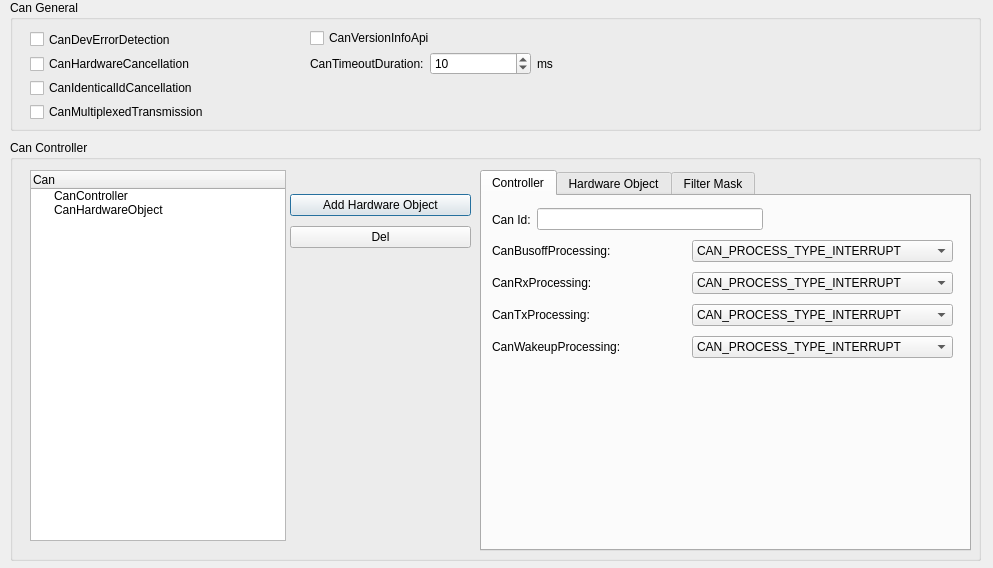
<?xml version="1.0" encoding="UTF-8"?>
<ui version="4.0">
 <class>DlgCanMC9S12DP512</class>
 <widget class="QDialog" name="DlgCanMC9S12DP512">
  <property name="geometry">
   <rect>
    <x>0</x>
    <y>0</y>
    <width>993</width>
    <height>568</height>
   </rect>
  </property>
  <property name="windowTitle">
   <string>MSCAN(MC9S12DP512)  Autosar</string>
  </property>
  <property name="styleSheet">
   <string notr="true">font: 12pt &quot;Consolas&quot;;</string>
  </property>
  <widget class="QGroupBox" name="groupBox">
   <property name="geometry">
    <rect>
     <x>10</x>
     <y>0</y>
     <width>971</width>
     <height>131</height>
    </rect>
   </property>
   <property name="title">
    <string>Can General</string>
   </property>
   <widget class="QCheckBox" name="checkBox">
    <property name="geometry">
     <rect>
      <x>300</x>
      <y>30</y>
      <width>171</width>
      <height>16</height>
     </rect>
    </property>
    <property name="text">
     <string>CanVersionInfoApi</string>
    </property>
   </widget>
   <widget class="QWidget" name="layoutWidget">
    <property name="geometry">
     <rect>
      <x>20</x>
      <y>30</y>
      <width>261</width>
      <height>91</height>
     </rect>
    </property>
    <layout class="QVBoxLayout" name="verticalLayout">
     <item>
      <widget class="QCheckBox" name="cbxDet">
       <property name="text">
        <string>CanDevErrorDetection</string>
       </property>
      </widget>
     </item>
     <item>
      <widget class="QCheckBox" name="cbxDet_2">
       <property name="text">
        <string>CanHardwareCancellation</string>
       </property>
      </widget>
     </item>
     <item>
      <widget class="QCheckBox" name="cbxDet_3">
       <property name="text">
        <string>CanIdenticalIdCancellation</string>
       </property>
      </widget>
     </item>
     <item>
      <widget class="QCheckBox" name="cbxDet_4">
       <property name="text">
        <string>CanMultiplexedTransmission</string>
       </property>
      </widget>
     </item>
    </layout>
   </widget>
   <widget class="QWidget" name="layoutWidget">
    <property name="geometry">
     <rect>
      <x>300</x>
      <y>50</y>
      <width>311</width>
      <height>27</height>
     </rect>
    </property>
    <layout class="QHBoxLayout" name="horizontalLayout">
     <item>
      <widget class="QLabel" name="label">
       <property name="text">
        <string>CanTimeoutDuration:</string>
       </property>
      </widget>
     </item>
     <item>
      <widget class="QSpinBox" name="spinBox">
       <property name="minimumSize">
        <size>
         <width>101</width>
         <height>0</height>
        </size>
       </property>
       <property name="minimum">
        <number>1</number>
       </property>
       <property name="maximum">
        <number>65535</number>
       </property>
       <property name="value">
        <number>10</number>
       </property>
      </widget>
     </item>
     <item>
      <widget class="QLabel" name="label_2">
       <property name="text">
        <string>ms</string>
       </property>
      </widget>
     </item>
    </layout>
   </widget>
   <zorder>layoutWidget</zorder>
   <zorder>layoutWidget</zorder>
   <zorder>checkBox</zorder>
  </widget>
  <widget class="QGroupBox" name="groupBox_2">
   <property name="geometry">
    <rect>
     <x>10</x>
     <y>140</y>
     <width>971</width>
     <height>421</height>
    </rect>
   </property>
   <property name="title">
    <string>Can Controller</string>
   </property>
   <widget class="QTreeWidget" name="treeWidget">
    <property name="geometry">
     <rect>
      <x>20</x>
      <y>30</y>
      <width>256</width>
      <height>371</height>
     </rect>
    </property>
    <column>
     <property name="text">
      <string>Can</string>
     </property>
    </column>
    <item>
     <property name="text">
      <string>CanController </string>
     </property>
    </item>
    <item>
     <property name="text">
      <string>CanHardwareObject </string>
     </property>
    </item>
   </widget>
   <widget class="QTabWidget" name="tabWidget">
    <property name="geometry">
     <rect>
      <x>470</x>
      <y>30</y>
      <width>491</width>
      <height>381</height>
     </rect>
    </property>
    <property name="currentIndex">
     <number>0</number>
    </property>
    <widget class="QWidget" name="tab">
     <attribute name="title">
      <string>Controller</string>
     </attribute>
     <widget class="QWidget" name="">
      <property name="geometry">
       <rect>
        <x>10</x>
        <y>40</y>
        <width>461</width>
        <height>128</height>
       </rect>
      </property>
      <layout class="QVBoxLayout" name="verticalLayout_3">
       <item>
        <layout class="QHBoxLayout" name="horizontalLayout_2">
         <item>
          <widget class="QLabel" name="label_3">
           <property name="text">
            <string>CanBusoffProcessing:</string>
           </property>
          </widget>
         </item>
         <item>
          <widget class="QComboBox" name="comboBox">
           <property name="minimumSize">
            <size>
             <width>261</width>
             <height>0</height>
            </size>
           </property>
           <item>
            <property name="text">
             <string>CAN_PROCESS_TYPE_INTERRUPT</string>
            </property>
           </item>
           <item>
            <property name="text">
             <string>CAN_PROCESS_TYPE_POLLING</string>
            </property>
           </item>
          </widget>
         </item>
        </layout>
       </item>
       <item>
        <layout class="QHBoxLayout" name="horizontalLayout_3">
         <item>
          <widget class="QLabel" name="label_4">
           <property name="text">
            <string>CanRxProcessing:</string>
           </property>
          </widget>
         </item>
         <item>
          <widget class="QComboBox" name="comboBox_3">
           <property name="minimumSize">
            <size>
             <width>261</width>
             <height>0</height>
            </size>
           </property>
           <item>
            <property name="text">
             <string>CAN_PROCESS_TYPE_INTERRUPT</string>
            </property>
           </item>
           <item>
            <property name="text">
             <string>CAN_PROCESS_TYPE_POLLING</string>
            </property>
           </item>
          </widget>
         </item>
        </layout>
       </item>
       <item>
        <layout class="QHBoxLayout" name="horizontalLayout_4">
         <item>
          <widget class="QLabel" name="label_5">
           <property name="text">
            <string>CanTxProcessing:</string>
           </property>
          </widget>
         </item>
         <item>
          <widget class="QComboBox" name="comboBox_4">
           <property name="minimumSize">
            <size>
             <width>261</width>
             <height>0</height>
            </size>
           </property>
           <item>
            <property name="text">
             <string>CAN_PROCESS_TYPE_INTERRUPT</string>
            </property>
           </item>
           <item>
            <property name="text">
             <string>CAN_PROCESS_TYPE_POLLING</string>
            </property>
           </item>
          </widget>
         </item>
        </layout>
       </item>
       <item>
        <layout class="QHBoxLayout" name="horizontalLayout_5">
         <item>
          <widget class="QLabel" name="label_6">
           <property name="text">
            <string>CanWakeupProcessing:</string>
           </property>
          </widget>
         </item>
         <item>
          <widget class="QComboBox" name="comboBox_5">
           <property name="minimumSize">
            <size>
             <width>261</width>
             <height>0</height>
            </size>
           </property>
           <item>
            <property name="text">
             <string>CAN_PROCESS_TYPE_INTERRUPT</string>
            </property>
           </item>
           <item>
            <property name="text">
             <string>CAN_PROCESS_TYPE_POLLING</string>
            </property>
           </item>
          </widget>
         </item>
        </layout>
       </item>
      </layout>
     </widget>
     <widget class="QWidget" name="">
      <property name="geometry">
       <rect>
        <x>10</x>
        <y>10</y>
        <width>271</width>
        <height>27</height>
       </rect>
      </property>
      <layout class="QHBoxLayout" name="horizontalLayout_6">
       <item>
        <widget class="QLabel" name="label_11">
         <property name="text">
          <string>Can Id:</string>
         </property>
        </widget>
       </item>
       <item>
        <widget class="QLineEdit" name="lineEdit">
         <property name="minimumSize">
          <size>
           <width>131</width>
           <height>0</height>
          </size>
         </property>
        </widget>
       </item>
      </layout>
     </widget>
    </widget>
    <widget class="QWidget" name="tab_2">
     <attribute name="title">
      <string>Hardware Object</string>
     </attribute>
    </widget>
    <widget class="QWidget" name="tab_3">
     <attribute name="title">
      <string>Filter Mask</string>
     </attribute>
    </widget>
   </widget>
   <widget class="QWidget" name="layoutWidget">
    <property name="geometry">
     <rect>
      <x>280</x>
      <y>50</y>
      <width>181</width>
      <height>62</height>
     </rect>
    </property>
    <layout class="QVBoxLayout" name="verticalLayout_2">
     <item>
      <widget class="QPushButton" name="pushButton">
       <property name="text">
        <string>Add Hardware Object</string>
       </property>
      </widget>
     </item>
     <item>
      <widget class="QPushButton" name="pushButton_2">
       <property name="text">
        <string>Del</string>
       </property>
      </widget>
     </item>
    </layout>
   </widget>
  </widget>
 </widget>
 <resources/>
 <connections/>
</ui>
